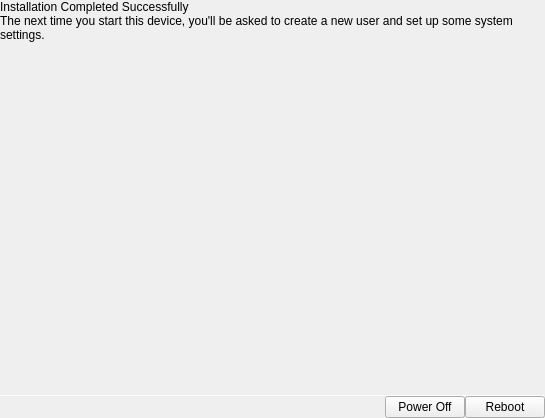
<?xml version="1.0" encoding="UTF-8"?>
<ui version="4.0">
 <class>FinishedPage</class>
 <widget class="QWidget" name="FinishedPage">
  <property name="geometry">
   <rect>
    <x>0</x>
    <y>0</y>
    <width>545</width>
    <height>418</height>
   </rect>
  </property>
  <property name="windowTitle">
   <string notr="true">Form</string>
  </property>
  <layout class="QVBoxLayout" name="verticalLayout">
   <property name="spacing">
    <number>0</number>
   </property>
   <property name="leftMargin">
    <number>0</number>
   </property>
   <property name="topMargin">
    <number>0</number>
   </property>
   <property name="rightMargin">
    <number>0</number>
   </property>
   <property name="bottomMargin">
    <number>0</number>
   </property>
   <item>
    <widget class="QStackedWidget" name="stackedWidget">
     <property name="currentIndex">
      <number>0</number>
     </property>
     <widget class="QWidget" name="successPage">
      <layout class="QVBoxLayout" name="verticalLayout_2">
       <property name="spacing">
        <number>0</number>
       </property>
       <property name="leftMargin">
        <number>0</number>
       </property>
       <property name="topMargin">
        <number>0</number>
       </property>
       <property name="rightMargin">
        <number>0</number>
       </property>
       <property name="bottomMargin">
        <number>0</number>
       </property>
       <item>
        <widget class="tTitleLabel" name="titleLabel">
         <property name="text">
          <string>Installation Completed Successfully</string>
         </property>
        </widget>
       </item>
       <item>
        <widget class="QLabel" name="label">
         <property name="text">
          <string>The next time you start this device, you'll be asked to create a new user and set up some system settings.</string>
         </property>
         <property name="wordWrap">
          <bool>true</bool>
         </property>
         <property name="margin">
          <number>9</number>
         </property>
        </widget>
       </item>
       <item>
        <spacer name="verticalSpacer">
         <property name="orientation">
          <enum>Qt::Vertical</enum>
         </property>
         <property name="sizeHint" stdset="0">
          <size>
           <width>20</width>
           <height>40</height>
          </size>
         </property>
        </spacer>
       </item>
       <item>
        <widget class="Line" name="line">
         <property name="maximumSize">
          <size>
           <width>16777215</width>
           <height>1</height>
          </size>
         </property>
         <property name="orientation">
          <enum>Qt::Horizontal</enum>
         </property>
        </widget>
       </item>
       <item>
        <layout class="QHBoxLayout" name="horizontalLayout">
         <property name="spacing">
          <number>0</number>
         </property>
         <item>
          <spacer name="horizontalSpacer">
           <property name="orientation">
            <enum>Qt::Horizontal</enum>
           </property>
           <property name="sizeHint" stdset="0">
            <size>
             <width>40</width>
             <height>20</height>
            </size>
           </property>
          </spacer>
         </item>
         <item>
          <widget class="QPushButton" name="powerOffButton">
           <property name="text">
            <string>Power Off</string>
           </property>
           <property name="icon">
            <iconset theme="system-shutdown">
             <normaloff>.</normaloff>.</iconset>
           </property>
          </widget>
         </item>
         <item>
          <widget class="QPushButton" name="rebootButton">
           <property name="text">
            <string>Reboot</string>
           </property>
           <property name="icon">
            <iconset theme="system-reboot">
             <normaloff>.</normaloff>.</iconset>
           </property>
          </widget>
         </item>
        </layout>
       </item>
      </layout>
     </widget>
     <widget class="QWidget" name="failurePage">
      <layout class="QVBoxLayout" name="verticalLayout_3">
       <property name="spacing">
        <number>0</number>
       </property>
       <property name="leftMargin">
        <number>0</number>
       </property>
       <property name="topMargin">
        <number>0</number>
       </property>
       <property name="rightMargin">
        <number>0</number>
       </property>
       <property name="bottomMargin">
        <number>0</number>
       </property>
       <item>
        <widget class="tTitleLabel" name="titleLabel_2">
         <property name="text">
          <string>Installation Failed</string>
         </property>
        </widget>
       </item>
       <item>
        <layout class="QVBoxLayout" name="verticalLayout_4">
         <property name="spacing">
          <number>6</number>
         </property>
         <property name="leftMargin">
          <number>9</number>
         </property>
         <property name="topMargin">
          <number>9</number>
         </property>
         <property name="rightMargin">
          <number>9</number>
         </property>
         <property name="bottomMargin">
          <number>9</number>
         </property>
         <item>
          <widget class="QLabel" name="failureDescription">
           <property name="text">
            <string notr="true">TextLabel</string>
           </property>
           <property name="wordWrap">
            <bool>true</bool>
           </property>
          </widget>
         </item>
         <item>
          <widget class="QLabel" name="label_2">
           <property name="font">
            <font>
             <weight>75</weight>
             <bold>true</bold>
            </font>
           </property>
           <property name="text">
            <string>Your device may not be able to start if you reboot.</string>
           </property>
           <property name="wordWrap">
            <bool>true</bool>
           </property>
          </widget>
         </item>
         <item>
          <widget class="QLabel" name="label_3">
           <property name="text">
            <string>From here, you've got a few options:

- You can retry the installation
- You can exit and use recovery utilities to attempt to recover

You can open a debug log with CTRL+L if you need to find out what went wrong.</string>
           </property>
           <property name="textFormat">
            <enum>Qt::MarkdownText</enum>
           </property>
          </widget>
         </item>
        </layout>
       </item>
       <item>
        <spacer name="verticalSpacer_2">
         <property name="orientation">
          <enum>Qt::Vertical</enum>
         </property>
         <property name="sizeHint" stdset="0">
          <size>
           <width>20</width>
           <height>320</height>
          </size>
         </property>
        </spacer>
       </item>
       <item>
        <widget class="Line" name="line_2">
         <property name="maximumSize">
          <size>
           <width>16777215</width>
           <height>1</height>
          </size>
         </property>
         <property name="orientation">
          <enum>Qt::Horizontal</enum>
         </property>
        </widget>
       </item>
       <item>
        <layout class="QHBoxLayout" name="horizontalLayout_2">
         <property name="spacing">
          <number>0</number>
         </property>
         <item>
          <widget class="QPushButton" name="rebootButton_2">
           <property name="text">
            <string>Reboot</string>
           </property>
           <property name="icon">
            <iconset theme="system-reboot">
             <normaloff>.</normaloff>.</iconset>
           </property>
          </widget>
         </item>
         <item>
          <spacer name="horizontalSpacer_2">
           <property name="orientation">
            <enum>Qt::Horizontal</enum>
           </property>
           <property name="sizeHint" stdset="0">
            <size>
             <width>40</width>
             <height>20</height>
            </size>
           </property>
          </spacer>
         </item>
         <item>
          <widget class="QPushButton" name="exitButton">
           <property name="text">
            <string>Exit</string>
           </property>
           <property name="icon">
            <iconset theme="application-exit">
             <normaloff>.</normaloff>.</iconset>
           </property>
          </widget>
         </item>
         <item>
          <widget class="QPushButton" name="startOverButton">
           <property name="text">
            <string>Start Over</string>
           </property>
           <property name="icon">
            <iconset theme="view-refresh">
             <normaloff>.</normaloff>.</iconset>
           </property>
          </widget>
         </item>
        </layout>
       </item>
      </layout>
     </widget>
    </widget>
   </item>
  </layout>
 </widget>
 <customwidgets>
  <customwidget>
   <class>tTitleLabel</class>
   <extends>QLabel</extends>
   <header location="global">ttitlelabel.h</header>
   <slots>
    <signal>backButtonClicked()</signal>
   </slots>
  </customwidget>
 </customwidgets>
 <resources/>
 <connections/>
</ui>
